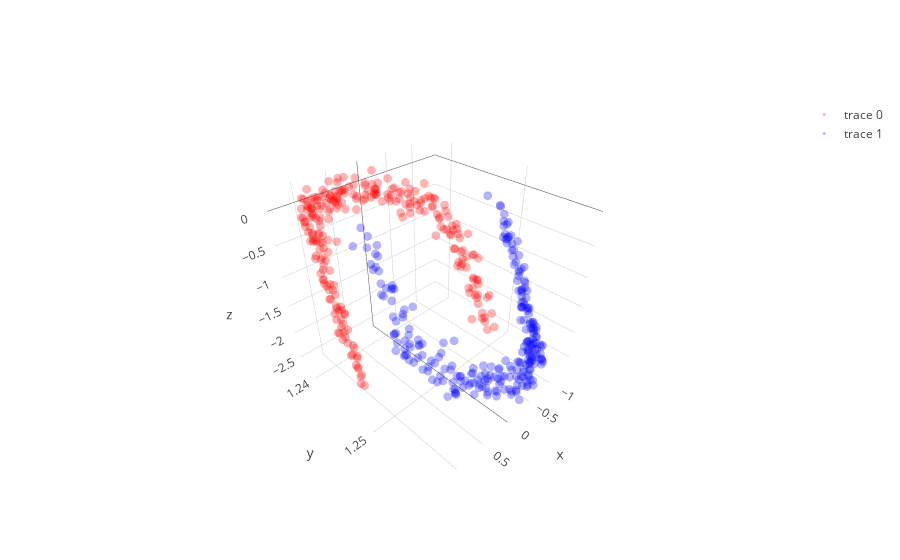

The notebook cell saved with this chart:
### Code cell
# with all scale
expand_dim = 3
w1 = np.random.randn(2,expand_dim)
w2 = np.random.randn(expand_dim,1)
a  = np.ones(expand_dim); b = np.ones(expand_dim); c = np.zeros(expand_dim)

w1 = _sym_decorrelation(w1)
w2 = w2/(np.sqrt(np.sum(w2**2)))

temp_X = np.copy(X)
mini_batch_size = 10
for iter in range(2000):
    cum_loss = 0; temp_X   = shuffle(temp_X)
    
    for mini_batch in range(0,len(X),mini_batch_size):
        current_batch = temp_X[mini_batch:mini_batch+mini_batch_size]
        
        layer1  = current_batch @ w1
#         layer1  = layer1  + (1/(iter+1))*np.random.randn(mini_batch_size,expand_dim)
        layer1a = a*g(b*layer1)+c
#         layer1a = layer1a + (1/(iter+1))*np.random.randn(mini_batch_size,expand_dim)
        layer2  = layer1a       @ w2
        loss    = (w2.T @ layer1a.T @ layer1a @ w2).mean() + (w1.T @ current_batch.T @ current_batch @ w1).mean()
        
        grad2 = -2*layer1a.T @ layer1a @ w2 
        grad1a= -2*layer1a@w2@w2.T
        grada = grad1a*g(b*layer1)
        gradb = grad1a*a*g_grad(b*layer1)*layer1
        gradc = grad1a
        grad1 = current_batch.T @(grad1a*a*g_grad(b*layer1)*b) - current_batch.T @ current_batch @ w1 

        w2 = w2 - 0.000000001  * grad2+ (1/(iter+1))*np.random.randn(expand_dim,1)
        a = a -   0.0000009    * grada.mean(0)+ (1/(iter+1))*np.random.randn(expand_dim)
        b = b -   0.0000009    * gradb.mean(0)+ (1/(iter+1))*np.random.randn(expand_dim)
        c = c -   0.00000009   * gradc.mean(0) + (1/(iter+1))*np.random.randn(expand_dim)
        w1 = w1 - 0.000000001  * grad1+ (1/(iter+1))*np.random.randn(2,expand_dim)
        
        w1 = _sym_decorrelation(w1)
        w2 = w2/(np.sqrt(np.sum(w2**2)))
        a  = (a-a.mean())/a.std()
        b  = (b-b.mean())/b.std()
        c  = (c-c.mean())/c.std()
        cum_loss      = cum_loss + loss.mean()
        
    if iter%500==0:print('Iter : ',iter," Loss: ",cum_loss)

# projection
projected_mine = (a*g(b*(X @ w1))+c) @ w2

plt.figure(figsize=(20,5))
plt.subplot(1, 3, 1)
plt.scatter(X[y==0, 0], X[y==0, 1], color='red', alpha=0.5)
plt.scatter(X[y==1, 0], X[y==1, 1], color='blue', alpha=0.5)
plt.quiver(X.mean(0)[0], X.mean(0)[1], evector[0,0],evector[0,1], color=['b'], scale=2.5)
plt.quiver(X.mean(0)[0], X.mean(0)[1], evector[1,0],evector[1,1], color=['g'], scale=2.5)

plt.subplot(1, 3, 2,projection='3d')
one_layer_project = (a*g(b*(X @ w1))+c)
plt.scatter(one_layer_project[:,0],one_layer_project[:,1],one_layer_project[:,2], color='red')

plt.subplot(1, 3, 3)
plt.scatter(projected_mine[y==0], np.zeros((len(projected_mine)//2)),  color='red', alpha=0.05)
plt.scatter(projected_mine[y==1], np.zeros((len(projected_mine)//2)), color='blue', alpha=0.05)
plt.show()

trace1 = go.Scatter3d(
    x=one_layer_project[y==0,0],
    y=one_layer_project[y==0,1],
    z=one_layer_project[y==0,2],
    mode='markers',
    line=dict(color='red',width=0.5),
    marker=dict(size=3,opacity=0.3)
)
trace2 = go.Scatter3d(
    x=one_layer_project[y==1,0],
    y=one_layer_project[y==1,1],
    z=one_layer_project[y==1,2],
    mode='markers',
    line=dict(color='blue',width=0.5),
    marker=dict(size=3,opacity=0.3)
)
data = [trace1,trace2]
fig  = go.Figure(data=data)
iplot(fig)

### Figure 1 — Plotly figure (JSON) as saved in the notebook; plotly's stock layout.template omitted (floating-point values rounded to 4 significant figures; data arrays with more than 128 entries replaced by an {"elided": "..."} marker saying what was removed)
{"data": [{"line": {"color": "red", "width": 0.5}, "marker": {"opacity": 0.3, "size": 3}, "mode": "markers", "type": "scatter3d", "uid": "f2d4e60c-a482-41e7-b310-1e9a2ad5d9d5", "x": {"elided": "250 float values"}, "y": {"elided": "250 float values"}, "z": {"elided": "250 float values"}}, {"line": {"color": "blue", "width": 0.5}, "marker": {"opacity": 0.3, "size": 3}, "mode": "markers", "type": "scatter3d", "uid": "fa014012-bb2e-4233-93e8-0c0da6f219c9", "x": {"elided": "250 float values"}, "y": {"elided": "250 float values"}, "z": {"elided": "250 float values"}}], "layout": {}}
